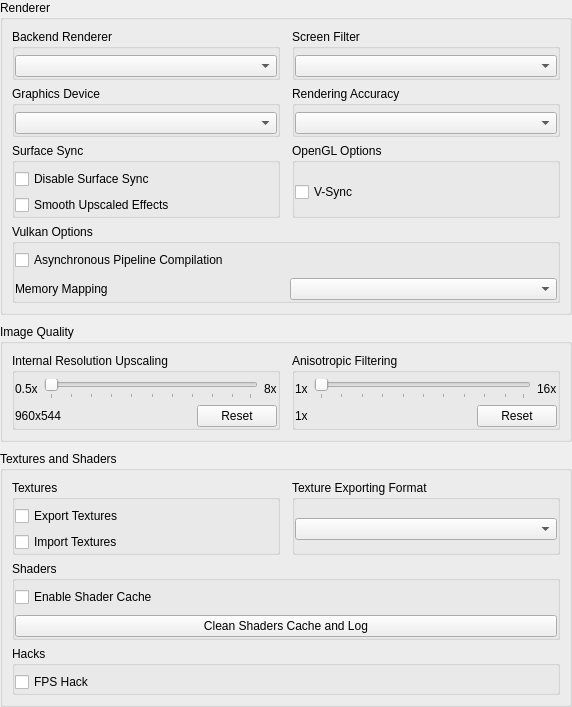
           <widget class="QWidget" name="gpu_scroll_contents">
            <property name="geometry">
             <rect>
              <x>0</x>
              <y>0</y>
              <width>572</width>
              <height>706</height>
             </rect>
            </property>
            <layout class="QVBoxLayout" name="gpu_tab_content_layout">
             <property name="spacing">
              <number>9</number>
             </property>
             <property name="leftMargin">
              <number>0</number>
             </property>
             <property name="topMargin">
              <number>0</number>
             </property>
             <property name="rightMargin">
              <number>0</number>
             </property>
             <property name="bottomMargin">
              <number>0</number>
             </property>
             <item>
              <widget class="QGroupBox" name="gb_gpu_renderer_section">
               <property name="title">
                <string>Renderer</string>
               </property>
               <layout class="QGridLayout" name="gb_gpu_renderer_section_layout">
                <property name="horizontalSpacing">
                 <number>12</number>
                </property>
                <property name="verticalSpacing">
                 <number>6</number>
                </property>
                <item row="0" column="0">
                 <widget class="QGroupBox" name="gb_backend_renderer">
                  <property name="title">
                   <string>Backend Renderer</string>
                  </property>
                  <property name="flat">
                   <bool>true</bool>
                  </property>
                  <layout class="QVBoxLayout" name="gb_backend_renderer_layout">
                   <property name="leftMargin">
                    <number>0</number>
                   </property>
                   <property name="topMargin">
                    <number>6</number>
                   </property>
                   <property name="rightMargin">
                    <number>0</number>
                   </property>
                   <property name="bottomMargin">
                    <number>0</number>
                   </property>
                   <item>
                    <widget class="QComboBox" name="backend_renderer_box"/>
                   </item>
                  </layout>
                 </widget>
                </item>
                <item row="0" column="1">
                 <widget class="QGroupBox" name="gb_screen_filter">
                  <property name="title">
                   <string>Screen Filter</string>
                  </property>
                  <property name="flat">
                   <bool>true</bool>
                  </property>
                  <layout class="QVBoxLayout" name="gb_screen_filter_layout">
                   <property name="leftMargin">
                    <number>0</number>
                   </property>
                   <property name="topMargin">
                    <number>6</number>
                   </property>
                   <property name="rightMargin">
                    <number>0</number>
                   </property>
                   <property name="bottomMargin">
                    <number>0</number>
                   </property>
                   <item>
                    <widget class="QComboBox" name="screen_filter_box"/>
                   </item>
                  </layout>
                 </widget>
                </item>
                <item row="1" column="0">
                 <widget class="QGroupBox" name="gb_gpu_device">
                  <property name="title">
                   <string>Graphics Device</string>
                  </property>
                  <property name="flat">
                   <bool>true</bool>
                  </property>
                  <layout class="QVBoxLayout" name="gb_gpu_device_layout">
                   <property name="leftMargin">
                    <number>0</number>
                   </property>
                   <property name="topMargin">
                    <number>6</number>
                   </property>
                   <property name="rightMargin">
                    <number>0</number>
                   </property>
                   <property name="bottomMargin">
                    <number>0</number>
                   </property>
                   <item>
                    <widget class="QComboBox" name="gpu_device_box"/>
                   </item>
                  </layout>
                 </widget>
                </item>
                <item row="1" column="1">
                 <widget class="QGroupBox" name="gb_renderer_accuracy">
                  <property name="title">
                   <string>Rendering Accuracy</string>
                  </property>
                  <property name="flat">
                   <bool>true</bool>
                  </property>
                  <layout class="QVBoxLayout" name="gb_renderer_accuracy_layout">
                   <property name="leftMargin">
                    <number>0</number>
                   </property>
                   <property name="topMargin">
                    <number>6</number>
                   </property>
                   <property name="rightMargin">
                    <number>0</number>
                   </property>
                   <property name="bottomMargin">
                    <number>0</number>
                   </property>
                   <item>
                    <widget class="QComboBox" name="renderer_accuracy_box"/>
                   </item>
                  </layout>
                 </widget>
                </item>
                <item row="2" column="0">
                 <widget class="QGroupBox" name="gb_surface_sync">
                  <property name="title">
                   <string>Surface Sync</string>
                  </property>
                  <property name="flat">
                   <bool>true</bool>
                  </property>
                  <layout class="QVBoxLayout" name="gb_surface_sync_layout">
                   <property name="leftMargin">
                    <number>0</number>
                   </property>
                   <property name="topMargin">
                    <number>6</number>
                   </property>
                   <property name="rightMargin">
                    <number>0</number>
                   </property>
                   <property name="bottomMargin">
                    <number>0</number>
                   </property>
                   <item>
                    <widget class="QCheckBox" name="disable_surface_sync">
                     <property name="text">
                      <string>Disable Surface Sync</string>
                     </property>
                    </widget>
                   </item>
                   <item>
                    <widget class="QCheckBox" name="smooth_upscaled_effects">
                     <property name="text">
                      <string>Smooth Upscaled Effects</string>
                     </property>
                    </widget>
                   </item>
                  </layout>
                 </widget>
                </item>
                <item row="2" column="1">
                 <widget class="QGroupBox" name="gb_opengl_options">
                  <property name="title">
                   <string>OpenGL Options</string>
                  </property>
                  <property name="flat">
                   <bool>true</bool>
                  </property>
                  <layout class="QVBoxLayout" name="gb_opengl_options_layout">
                   <property name="leftMargin">
                    <number>0</number>
                   </property>
                   <property name="topMargin">
                    <number>6</number>
                   </property>
                   <property name="rightMargin">
                    <number>0</number>
                   </property>
                   <property name="bottomMargin">
                    <number>0</number>
                   </property>
                   <item>
                    <widget class="QCheckBox" name="vsync">
                     <property name="text">
                      <string>V-Sync</string>
                     </property>
                    </widget>
                   </item>
                  </layout>
                 </widget>
                </item>
                <item row="3" column="0" colspan="2">
                 <widget class="QGroupBox" name="gb_vulkan_options">
                  <property name="title">
                   <string>Vulkan Options</string>
                  </property>
                  <property name="flat">
                   <bool>true</bool>
                  </property>
                  <layout class="QVBoxLayout" name="gb_vulkan_options_layout">
                   <property name="spacing">
                    <number>8</number>
                   </property>
                   <property name="leftMargin">
                    <number>0</number>
                   </property>
                   <property name="topMargin">
                    <number>6</number>
                   </property>
                   <property name="rightMargin">
                    <number>0</number>
                   </property>
                   <property name="bottomMargin">
                    <number>0</number>
                   </property>
                   <item>
                    <widget class="QCheckBox" name="async_pipeline_compilation">
                     <property name="text">
                      <string>Asynchronous Pipeline Compilation</string>
                     </property>
                    </widget>
                   </item>
                   <item>
                    <layout class="QHBoxLayout" name="memory_mapping_layout">
                     <property name="spacing">
                      <number>8</number>
                     </property>
                     <item>
                      <widget class="QLabel" name="label_memory_mapping">
                       <property name="text">
                        <string>Memory Mapping</string>
                       </property>
                      </widget>
                     </item>
                     <item>
                      <widget class="QComboBox" name="memory_mapping_box"/>
                     </item>
                    </layout>
                   </item>
                  </layout>
                 </widget>
                </item>
               </layout>
              </widget>
             </item>
             <item>
              <widget class="QGroupBox" name="gb_gpu_quality_section">
               <property name="title">
                <string>Image Quality</string>
               </property>
               <layout class="QHBoxLayout" name="gb_gpu_quality_section_layout">
                <property name="spacing">
                 <number>12</number>
                </property>
                <item alignment="Qt::AlignmentFlag::AlignTop">
                 <widget class="QGroupBox" name="gb_resolution_upscaling">
                  <property name="title">
                   <string>Internal Resolution Upscaling</string>
                  </property>
                  <property name="flat">
                   <bool>true</bool>
                  </property>
                  <layout class="QVBoxLayout" name="gb_resolution_upscaling_layout">
                   <property name="leftMargin">
                    <number>0</number>
                   </property>
                   <property name="topMargin">
                    <number>6</number>
                   </property>
                   <property name="rightMargin">
                    <number>0</number>
                   </property>
                   <property name="bottomMargin">
                    <number>0</number>
                   </property>
                   <item>
                    <layout class="QHBoxLayout" name="res_upscale_layout_top">
                     <item>
                      <widget class="QLabel" name="res_upscale_min">
                       <property name="text">
                        <string>0.5x</string>
                       </property>
                      </widget>
                     </item>
                     <item>
                      <widget class="QSlider" name="resolution_upscale">
                       <property name="orientation">
                        <enum>Qt::Orientation::Horizontal</enum>
                       </property>
                       <property name="tickPosition">
                        <enum>QSlider::TickPosition::TicksBelow</enum>
                       </property>
                      </widget>
                     </item>
                     <item>
                      <widget class="QLabel" name="res_upscale_max">
                       <property name="text">
                        <string>8x</string>
                       </property>
                      </widget>
                     </item>
                    </layout>
                   </item>
                   <item>
                    <layout class="QHBoxLayout" name="res_upscale_layout_bottom">
                     <item>
                      <widget class="QLabel" name="resolution_upscale_val">
                       <property name="text">
                        <string>960x544</string>
                       </property>
                      </widget>
                     </item>
                     <item>
                      <spacer name="resolution_upscale_spacer">
                       <property name="orientation">
                        <enum>Qt::Orientation::Horizontal</enum>
                       </property>
                       <property name="sizeHint" stdset="0">
                        <size>
                         <width>40</width>
                         <height>20</height>
                        </size>
                       </property>
                      </spacer>
                     </item>
                     <item>
                      <widget class="QPushButton" name="resolution_upscale_reset">
                       <property name="text">
                        <string>Reset</string>
                       </property>
                      </widget>
                     </item>
                    </layout>
                   </item>
                  </layout>
                 </widget>
                </item>
                <item alignment="Qt::AlignmentFlag::AlignTop">
                 <widget class="QGroupBox" name="gb_anisotropic_filtering">
                  <property name="title">
                   <string>Anisotropic Filtering</string>
                  </property>
                  <property name="flat">
                   <bool>true</bool>
                  </property>
                  <layout class="QVBoxLayout" name="gb_anisotropic_filtering_layout">
                   <property name="leftMargin">
                    <number>0</number>
                   </property>
                   <property name="topMargin">
                    <number>6</number>
                   </property>
                   <property name="rightMargin">
                    <number>0</number>
                   </property>
                   <property name="bottomMargin">
                    <number>0</number>
                   </property>
                   <item>
                    <layout class="QHBoxLayout" name="aniso_layout_top">
                     <item>
                      <widget class="QLabel" name="aniso_min">
                       <property name="text">
                        <string>1x</string>
                       </property>
                      </widget>
                     </item>
                     <item>
                      <widget class="QSlider" name="anisotropic_filter">
                       <property name="orientation">
                        <enum>Qt::Orientation::Horizontal</enum>
                       </property>
                       <property name="tickPosition">
                        <enum>QSlider::TickPosition::TicksBelow</enum>
                       </property>
                      </widget>
                     </item>
                     <item>
                      <widget class="QLabel" name="aniso_max">
                       <property name="text">
                        <string>16x</string>
                       </property>
                      </widget>
                     </item>
                    </layout>
                   </item>
                   <item>
                    <layout class="QHBoxLayout" name="aniso_layout_bottom">
                     <item>
                      <widget class="QLabel" name="anisotropic_filter_val">
                       <property name="text">
                        <string>1x</string>
                       </property>
                      </widget>
                     </item>
                     <item>
                      <spacer name="anisotropic_filter_spacer">
                       <property name="orientation">
                        <enum>Qt::Orientation::Horizontal</enum>
                       </property>
                       <property name="sizeHint" stdset="0">
                        <size>
                         <width>40</width>
                         <height>20</height>
                        </size>
                       </property>
                      </spacer>
                     </item>
                     <item>
                      <widget class="QPushButton" name="anisotropic_filter_reset">
                       <property name="text">
                        <string>Reset</string>
                       </property>
                      </widget>
                     </item>
                    </layout>
                   </item>
                  </layout>
                 </widget>
                </item>
               </layout>
              </widget>
             </item>
             <item>
              <widget class="QGroupBox" name="gb_gpu_texture_section">
               <property name="title">
                <string>Textures and Shaders</string>
               </property>
               <layout class="QGridLayout" name="gb_gpu_texture_section_layout">
                <property name="horizontalSpacing">
                 <number>12</number>
                </property>
                <property name="verticalSpacing">
                 <number>6</number>
                </property>
                <item row="0" column="0">
                 <widget class="QGroupBox" name="gb_texture_replacement">
                  <property name="title">
                   <string>Textures</string>
                  </property>
                  <property name="flat">
                   <bool>true</bool>
                  </property>
                  <layout class="QVBoxLayout" name="gb_texture_replacement_layout">
                   <property name="leftMargin">
                    <number>0</number>
                   </property>
                   <property name="topMargin">
                    <number>6</number>
                   </property>
                   <property name="rightMargin">
                    <number>0</number>
                   </property>
                   <property name="bottomMargin">
                    <number>0</number>
                   </property>
                   <item>
                    <widget class="QCheckBox" name="export_textures">
                     <property name="text">
                      <string>Export Textures</string>
                     </property>
                    </widget>
                   </item>
                   <item>
                    <widget class="QCheckBox" name="import_textures">
                     <property name="text">
                      <string>Import Textures</string>
                     </property>
                    </widget>
                   </item>
                  </layout>
                 </widget>
                </item>
                <item row="0" column="1">
                 <widget class="QGroupBox" name="gb_export_format">
                  <property name="title">
                   <string>Texture Exporting Format</string>
                  </property>
                  <property name="flat">
                   <bool>true</bool>
                  </property>
                  <layout class="QVBoxLayout" name="gb_export_format_layout">
                   <property name="leftMargin">
                    <number>0</number>
                   </property>
                   <property name="topMargin">
                    <number>6</number>
                   </property>
                   <property name="rightMargin">
                    <number>0</number>
                   </property>
                   <property name="bottomMargin">
                    <number>0</number>
                   </property>
                   <item>
                    <widget class="QComboBox" name="texture_export_format"/>
                   </item>
                  </layout>
                 </widget>
                </item>
                <item row="1" column="0" colspan="2">
                 <widget class="QGroupBox" name="gb_shaders">
                  <property name="title">
                   <string>Shaders</string>
                  </property>
                  <property name="flat">
                   <bool>true</bool>
                  </property>
                  <layout class="QVBoxLayout" name="gb_shaders_layout">
                   <property name="spacing">
                    <number>8</number>
                   </property>
                   <property name="leftMargin">
                    <number>0</number>
                   </property>
                   <property name="topMargin">
                    <number>6</number>
                   </property>
                   <property name="rightMargin">
                    <number>0</number>
                   </property>
                   <property name="bottomMargin">
                    <number>0</number>
                   </property>
                   <item>
                    <widget class="QCheckBox" name="shader_cache">
                     <property name="text">
                      <string>Enable Shader Cache</string>
                     </property>
                    </widget>
                   </item>
                   <item>
                    <widget class="QPushButton" name="clean_shaders_cache">
                     <property name="text">
                      <string>Clean Shaders Cache and Log</string>
                     </property>
                    </widget>
                   </item>
                  </layout>
                 </widget>
                </item>
                <item row="2" column="0" colspan="2">
                 <widget class="QGroupBox" name="gb_fps_hack">
                  <property name="title">
                   <string>Hacks</string>
                  </property>
                  <property name="flat">
                   <bool>true</bool>
                  </property>
                  <layout class="QVBoxLayout" name="gb_fps_hack_layout">
                   <property name="leftMargin">
                    <number>0</number>
                   </property>
                   <property name="topMargin">
                    <number>6</number>
                   </property>
                   <property name="rightMargin">
                    <number>0</number>
                   </property>
                   <property name="bottomMargin">
                    <number>0</number>
                   </property>
                   <item>
                    <widget class="QCheckBox" name="fps_hack">
                     <property name="text">
                      <string>FPS Hack</string>
                     </property>
                    </widget>
                   </item>
                  </layout>
                 </widget>
                </item>
               </layout>
              </widget>
             </item>
             <item>
              <spacer name="gpu_tab_content_spacer">
               <property name="orientation">
                <enum>Qt::Orientation::Vertical</enum>
               </property>
               <property name="sizeHint" stdset="0">
                <size>
                 <width>20</width>
                 <height>40</height>
                </size>
               </property>
              </spacer>
             </item>
            </layout>
           </widget>
